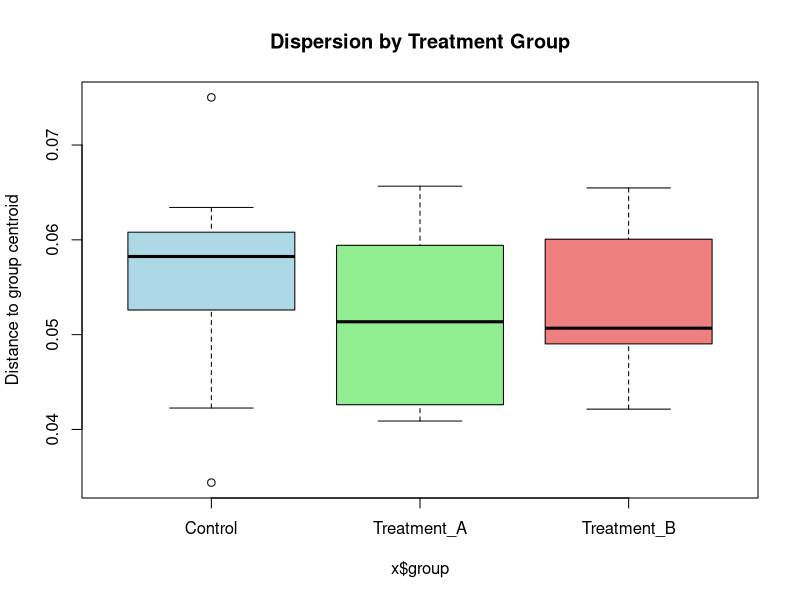
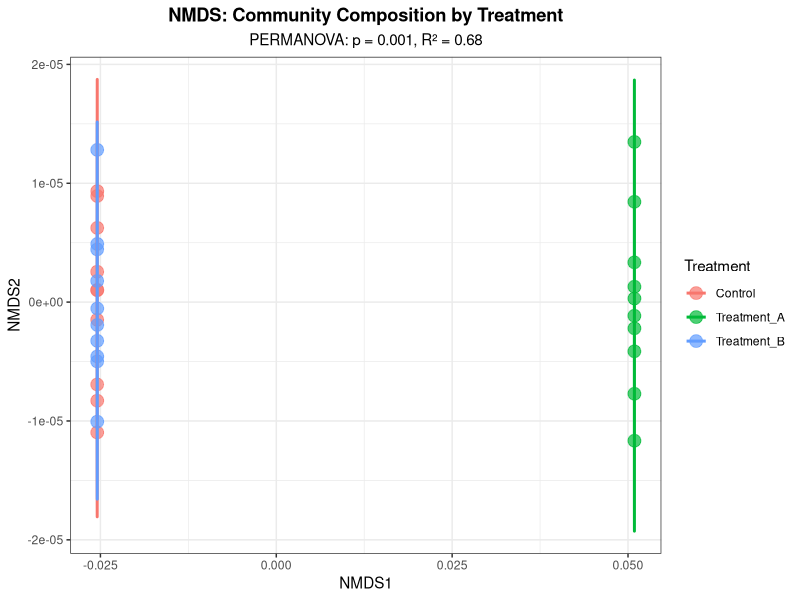
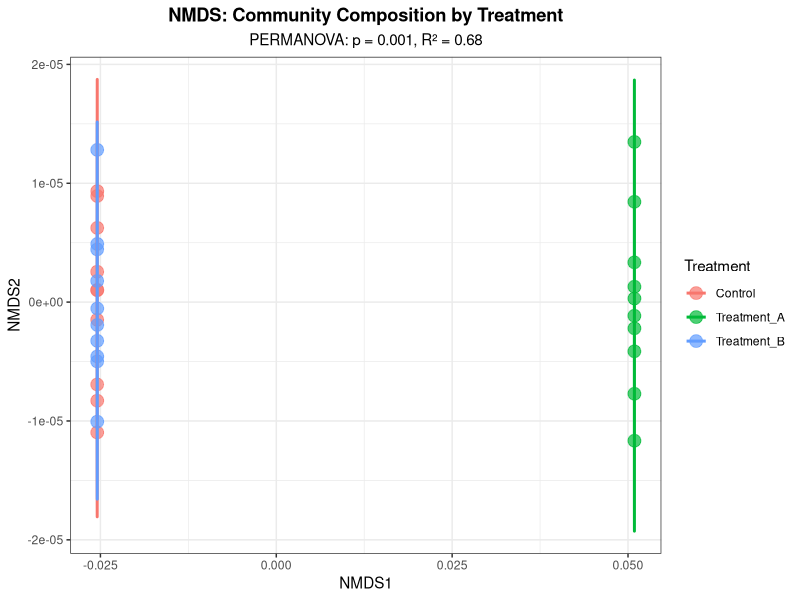
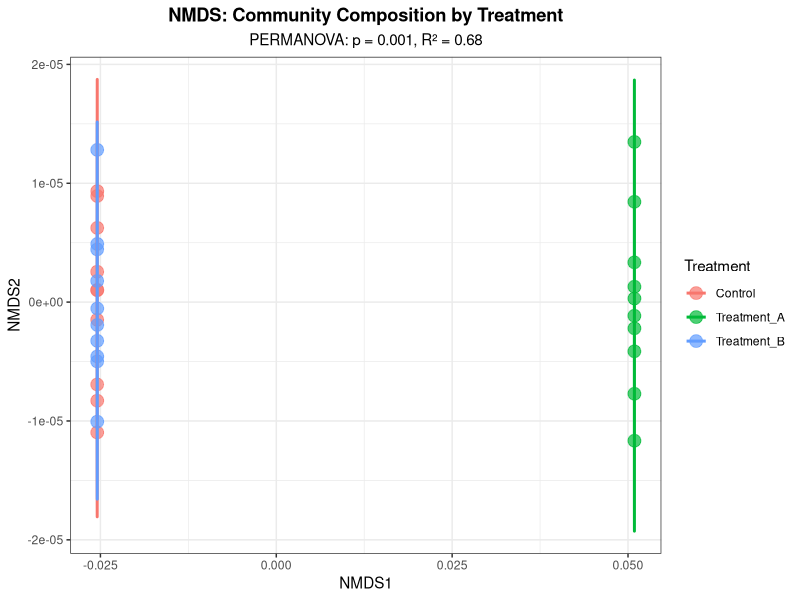

These charts were generated, in order, by the following R code:
#!/usr/bin/env Rscript
# PERMANOVA SIMPLIFIED
# Quick guide to test if groups have different communities
# Perfect for beginners!

#==============================================================================
# WHAT DOES PERMANOVA DO?
#==============================================================================
# Question: Do my treatment groups have different microbial communities?
# Answer: PERMANOVA gives you a YES or NO (with a p-value)
#
# Example questions:
# - Are diseased samples different from healthy samples?
# - Does antibiotic treatment change the microbiome?
# - Are communities different between sites?
#==============================================================================

# Load package
library(vegan)
library(ggplot2)

set.seed(123)

#==============================================================================
# STEP 1: CREATE TOY DATA
#==============================================================================

cat("Creating example data...\n\n")

# 30 samples, 25 MAGs each
abundance <- matrix(rpois(30 * 25, lambda = 50), nrow = 30, ncol = 25)
rownames(abundance) <- paste0("Sample_", 1:30)
colnames(abundance) <- paste0("MAG_", 1:25)

# Metadata with treatment groups
metadata <- data.frame(
  Sample = paste0("Sample_", 1:30),
  Treatment = rep(c("Control", "Treatment_A", "Treatment_B"), each = 10)
)

# Make treatment groups actually different
# (so PERMANOVA finds something!)
abundance[metadata$Treatment == "Treatment_A", 1:8] <- 
  abundance[metadata$Treatment == "Treatment_A", 1:8] * 2

cat("✓ Data created:\n")
cat("  - 30 samples\n")
cat("  - 3 treatment groups (10 samples each)\n")
cat("  - 25 MAGs\n\n")

#==============================================================================
# STEP 2: CALCULATE DISTANCES
#==============================================================================

cat("Calculating distances between samples...\n\n")

# Bray-Curtis distance (most common)
distances <- vegdist(abundance, method = "bray")

cat("✓ Distance matrix created\n\n")

#==============================================================================
# STEP 3: RUN PERMANOVA
#==============================================================================

cat("Running PERMANOVA...\n")
cat("Question: Do treatments have different communities?\n\n")

# Run PERMANOVA
result <- adonis2(distances ~ Treatment, 
                 data = metadata, 
                 permutations = 999)

print(result)

#==============================================================================
# STEP 4: INTERPRET RESULTS
#==============================================================================

cat("\n", rep("=", 60), "\n", sep = "")
cat("HOW TO INTERPRET\n")
cat(rep("=", 60), "\n\n", sep = "")

# Extract key values
pvalue <- result$`Pr(>F)`[1]
rsquared <- result$R2[1]
fvalue <- result$F[1]

# 1. Significance
cat("1. IS THERE A DIFFERENCE?\n")
if(pvalue < 0.05) {
  cat("   ✓ YES! p =", round(pvalue, 4), "(< 0.05)\n")
  cat("   → Treatment groups have significantly different communities\n")
} else {
  cat("   ✗ NO. p =", round(pvalue, 4), "(>= 0.05)\n")
  cat("   → Treatment groups are not significantly different\n")
}

# 2. Effect size
cat("\n2. HOW STRONG IS THE EFFECT?\n")
cat("   R² =", round(rsquared, 3), "→", round(rsquared * 100, 1), "%\n")
cat("   This means:\n")
cat("   •", round(rsquared * 100, 1), "% of variation is explained by Treatment\n")
cat("   •", round((1 - rsquared) * 100, 1), "% is explained by other factors\n")

if(rsquared < 0.06) {
  cat("   → Small effect\n")
} else if(rsquared < 0.14) {
  cat("   → Medium effect\n")
} else {
  cat("   → Large effect\n")
}

# 3. F-statistic
cat("\n3. EFFECT SIZE MEASURE:\n")
cat("   F =", round(fvalue, 2), "\n")
cat("   Larger F = stronger difference between groups\n")

cat("\n", rep("=", 60), "\n\n", sep = "")

#==============================================================================
# STEP 5: CHECK ASSUMPTIONS
#==============================================================================

cat("CHECKING ASSUMPTION: Equal Dispersion\n")
cat(rep("=", 60), "\n\n", sep = "")

cat("PERMANOVA assumes groups have equal spread (dispersion)\n")
cat("Testing this with betadisper...\n\n")

# Test dispersion
disp <- betadisper(distances, metadata$Treatment)
disp_test <- permutest(disp)

print(disp_test)

cat("\n")
if(disp_test$tab$`Pr(>F)`[1] < 0.05) {
  cat("⚠ WARNING: Dispersions are NOT equal (p < 0.05)\n")
  cat("   → Groups have different spreads\n")
  cat("   → PERMANOVA results may be unreliable\n")
  cat("   → Consider transforming your data\n")
} else {
  cat("✓ GOOD: Dispersions are equal (p >= 0.05)\n")
  cat("   → Assumption met\n")
  cat("   → PERMANOVA results are reliable\n")
}

# Plot dispersion
boxplot(disp, main = "Dispersion by Treatment Group",
        ylab = "Distance to group centroid",
        col = c("lightblue", "lightgreen", "lightcoral"))

cat("\n", rep("=", 60), "\n\n", sep = "")

#==============================================================================
# STEP 6: VISUALIZE WITH NMDS
#==============================================================================

cat("Creating visualization...\n\n")

# Run NMDS
nmds <- metaMDS(abundance, distance = "bray", k = 2, trymax = 50)

cat("NMDS Stress:", round(nmds$stress, 3), "\n")
if(nmds$stress < 0.2) {
  cat("✓ Good representation (stress < 0.2)\n\n")
} else {
  cat("⚠ Poor representation (stress > 0.2) - interpret with caution\n\n")
}

# Get NMDS coordinates
nmds_points <- data.frame(scores(nmds, display = "sites"))
nmds_points$Treatment <- metadata$Treatment

# Create plot
p <- ggplot(nmds_points, aes(x = NMDS1, y = NMDS2, color = Treatment)) +
  geom_point(size = 4, alpha = 0.7) +
  stat_ellipse(level = 0.95, linewidth = 1) +
  theme_bw() +
  labs(title = "NMDS: Community Composition by Treatment",
       subtitle = paste0("PERMANOVA: p = ", round(pvalue, 4), 
                        ", R² = ", round(rsquared, 3))) +
  theme(plot.title = element_text(hjust = 0.5, face = "bold"),
        plot.subtitle = element_text(hjust = 0.5),
        legend.position = "right")

print(p)

# Save
ggsave("permanova_simple.pdf", p, width = 8, height = 6)
ggsave("permanova_simple.png", p, width = 8, height = 6, dpi = 300)

cat("✓ Plot saved: permanova_simple.pdf/png\n\n")

#==============================================================================
# STEP 7: PAIRWISE COMPARISONS
#==============================================================================

cat(rep("=", 60), "\n", sep = "")
cat("PAIRWISE COMPARISONS\n")
cat(rep("=", 60), "\n\n", sep = "")

cat("Which specific groups are different from each other?\n\n")

treatments <- unique(metadata$Treatment)

for(i in 1:(length(treatments) - 1)) {
  for(j in (i + 1):length(treatments)) {
    # Get samples for this pair
    pair_idx <- metadata$Treatment %in% c(treatments[i], treatments[j])
    pair_dist <- vegdist(abundance[pair_idx, ], method = "bray")
    pair_meta <- data.frame(Treatment = metadata$Treatment[pair_idx])
    
    # Run PERMANOVA
    pair_result <- adonis2(pair_dist ~ Treatment, data = pair_meta, permutations = 999)
    
    # Print result
    cat(treatments[i], "vs", treatments[j], "\n")
    cat("  p-value:", round(pair_result$`Pr(>F)`[1], 4), "\n")
    
    if(pair_result$`Pr(>F)`[1] < 0.05) {
      cat("  ✓ DIFFERENT (p < 0.05)\n")
    } else {
      cat("  ✗ Not different (p >= 0.05)\n")
    }
    cat("\n")
  }
}

#==============================================================================
# STEP 8: WHAT TO REPORT
#==============================================================================

cat(rep("=", 60), "\n", sep = "")
cat("WHAT TO REPORT IN YOUR PAPER\n")
cat(rep("=", 60), "\n\n", sep = "")

cat("Example text for your methods:\n")
cat('"We tested for differences in community composition using\n')
cat(' PERMANOVA (adonis2 function in vegan) with 999 permutations\n')
cat(' and Bray-Curtis dissimilarity."\n\n')

cat("Example text for your results:\n")
if(pvalue < 0.05) {
  cat(paste0('"Treatment significantly affected community composition\n'))
  cat(paste0(' (PERMANOVA: F = ', round(fvalue, 2), 
             ', R² = ', round(rsquared, 3), 
             ', p = ', round(pvalue, 4), ')."\n\n'))
} else {
  cat(paste0('"Treatment did not significantly affect community composition\n'))
  cat(paste0(' (PERMANOVA: F = ', round(fvalue, 2), 
             ', p = ', round(pvalue, 4), ')."\n\n'))
}

cat("Include in your figure caption:\n")
cat(paste0('"NMDS ordination of bacterial communities. Points represent\n'))
cat(paste0(' samples colored by treatment. Ellipses show 95% confidence\n'))
cat(paste0(' intervals. PERMANOVA: R² = ', round(rsquared, 3), 
           ', p = ', round(pvalue, 4), '."\n\n'))

#==============================================================================
# SUMMARY CHECKLIST
#==============================================================================

cat(rep("=", 60), "\n", sep = "")
cat("CHECKLIST\n")
cat(rep("=", 60), "\n\n", sep = "")

cat("✓ Things to check:\n")
cat("  [ ] P-value < 0.05? → Groups are different\n")
cat("  [ ] R² value? → How much variation explained?\n")
cat("  [ ] Dispersion test passed? → Assumption met?\n")
cat("  [ ] NMDS stress < 0.2? → Good visualization?\n")
cat("  [ ] Pairwise comparisons done? → Which groups differ?\n")

cat("\n✓ Things to report:\n")
cat("  [ ] PERMANOVA F-statistic\n")
cat("  [ ] R² value\n")
cat("  [ ] P-value\n")
cat("  [ ] Number of permutations (999)\n")
cat("  [ ] Distance metric (Bray-Curtis)\n")
cat("  [ ] Dispersion test results\n")

cat("\n✓ Figures to include:\n")
cat("  [ ] NMDS ordination with ellipses\n")
cat("  [ ] Dispersion boxplot (if relevant)\n")

cat("\n", rep("=", 60), "\n", sep = "")
cat("✓ ANALYSIS COMPLETE!\n")
cat(rep("=", 60), "\n", sep = "")

#==============================================================================
# SAVE SUMMARY
#==============================================================================

# Create summary
summary_text <- paste0(
  "PERMANOVA RESULTS SUMMARY\n",
  "========================\n\n",
  "Question: Do treatments have different communities?\n\n",
  "P-value: ", round(pvalue, 4), 
  ifelse(pvalue < 0.05, " (SIGNIFICANT)\n", " (not significant)\n"),
  "R²: ", round(rsquared, 3), " (", round(rsquared * 100, 1), "% explained)\n",
  "F-statistic: ", round(fvalue, 2), "\n\n",
  "Interpretation:\n",
  ifelse(pvalue < 0.05, 
         "✓ Treatment groups have significantly different communities.\n",
         "✗ Treatment groups do not have significantly different communities.\n"),
  "\nDispersion test p-value: ", round(disp_test$tab$`Pr(>F)`[1], 4),
  ifelse(disp_test$tab$`Pr(>F)`[1] < 0.05,
         " (WARNING: unequal dispersions)\n",
         " (OK: equal dispersions)\n"),
  "\nNMDS stress: ", round(nmds$stress, 3),
  ifelse(nmds$stress < 0.2, " (good)\n", " (poor)\n")
)

writeLines(summary_text, "permanova_summary.txt")

cat("\n✓ Summary saved: permanova_summary.txt\n")
